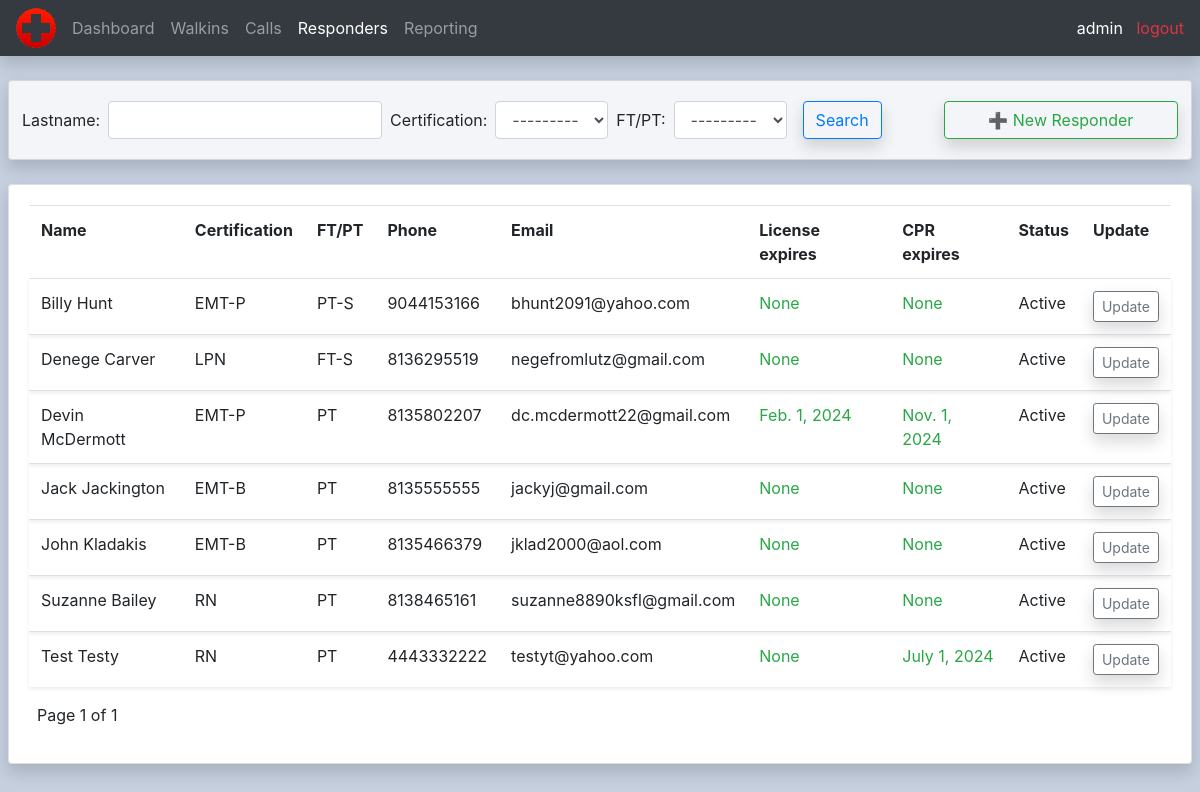
Before: /responders/ (signed in) with the older database file.
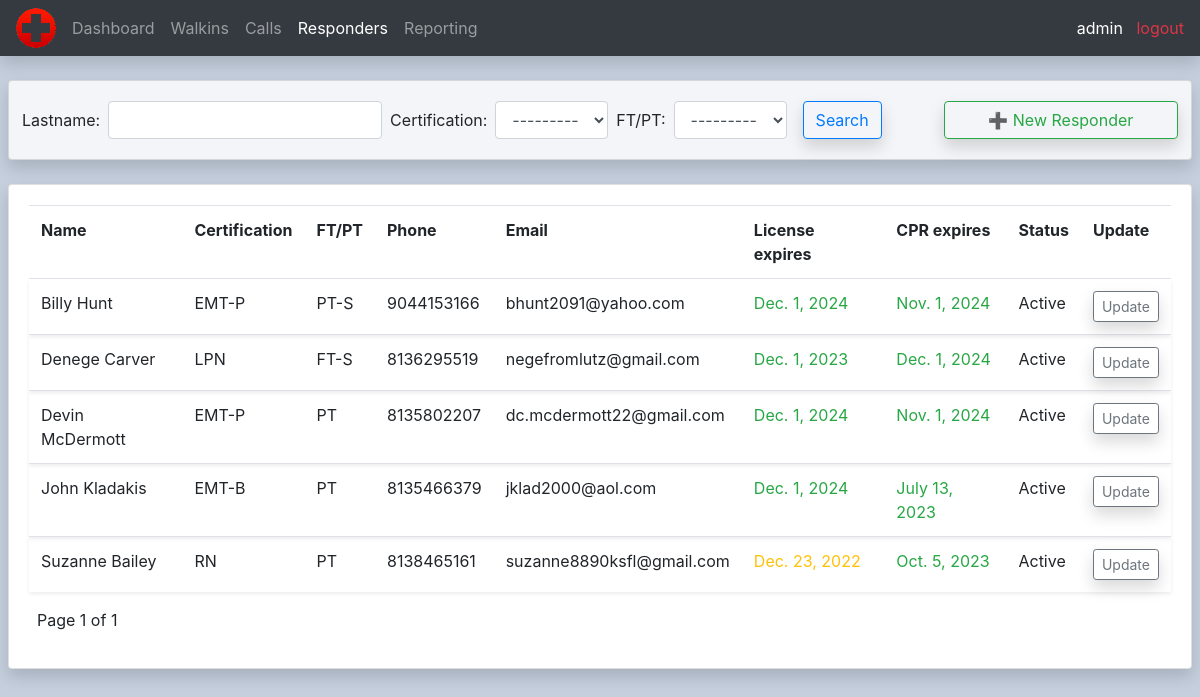
After: the same page with the newer database file.
### calls/models.py (models this page shows, shortened)
class Responder(models.Model):
    CERTIFICATIONS = (
        ('EMT-B', 'EMT-B'),
        ('EMT-P', 'EMT-P'),
        ('LPN', 'LPN'),
        ('RN', 'RN')
    )
    STATUS = (
        ('PT', 'PT'),
        ('PT-S', 'PT-S'),
        ('FT-S', 'FT-S')
    )
    firstname = models.CharField(max_length=200, null=True)
    lastname = models.CharField(max_length=200, null=True)
    certification = models.CharField(max_length=200, null=True, choices=CERTIFICATIONS)
    status = models.CharField(max_length=200, null=True, choices=STATUS)
    phone = models.CharField(max_length=200, null=True)
    email = models.EmailField(null=True)
    license_scan = models.ImageField(null=True, blank=True)
    license_expiration = models.DateField(null=True, blank=True)
    cpr_scan = models.ImageField(null=True, blank=True)
    cpr_expiration = models.DateField(null=True, blank=True)
    active = models.BooleanField(default=True, null=True)

### calls/decorators.py (the view)
        def wrapper_func(request, *args, **kwargs):
            group = None
            if request.user.groups.exists():
                group = request.user.groups.all()[0].name
            if group in allowed_roles:
                return view_func(request, *args, **kwargs)
            else:
                return HttpResponse('You are not authorized to view this page')

### calls/templates/calls/all_responders.html (shortened to what this page needs)
{%  extends 'calls/main.html' %}
{% block content %}
<br>
<div class="row">
	<div class="col-md ml-2 mr-2">
		<div class="card card-body gray shadow">
			<div class="row">
				<form method="get" class="form-inline ml-2">
					{{ responderFilter.form }}
					<button class="btn btn-outline-primary ml-2 shadow" type="submit">Search</button>
				</form>
				<a class="btn btn-outline-success btn-block ml-auto mr-2 shadow" id="new_responder_btn" href="{% url 'new_responder' %}">➕ New Responder</a>
			</div>
		</div>
		<br>
		<div class="card card-body shadow">
			<table class="table">
				<tr>
					<th>Name</th>
					<th>Certification</th>
					<th>FT/PT</th>
					<th>Phone</th>
					<th>Email</th>
					<th>License expires</th>
					<th>CPR expires</th>
					<th>Status</th>
					<th>Update</th>
				</tr>
				{% for responder in responders %}
					<tr class="shadow-sm">
						<td>{{ responder.firstname }} {{ responder.lastname }}</td>
						<td>{{ responder.certification }}</td>
						<td>{{ responder.status }}</td>
						<td>{{ responder.phone }}</td>
						<td>{{ responder.email }}</td>
						<td class="text-success {% if responder.license_expiration <= today %}text-danger{% elif responder.license_expiration < time_threshold %}text-warning{% endif %}">{{ responder.license_expiration }}</td>
						<td class="text-success {% if responder.cpr_expiration <= today %}text-danger{% elif responder.cpr_expiration < time_threshold %}text-warning{% endif %}">{{ responder.cpr_expiration }}</td>
						{% if responder.active == True %}
							<td>Active</td>
						{% endif %}
						<td><a method="POST" class="btn btn-sm btn-outline-secondary shadow" id="on_scene_btn" href="{% url 'update_responder' responder.id %}">Update</a></td>
					</tr>
				{% endfor %}
			</table>
			<div class="row ml-2">
				<p>Page {{ page_obj.number }} of {{ page_obj.paginator.num_pages}}</p>
			</div>
		</div>
	</div>
</div>
{% endblock content %}

### calls/templates/calls/main.html (shortened to what this page needs)
{% load static %}
<!DOCTYPE html>
<html>
    <head>
        <link rel="stylesheet"
        href="https://cdn.jsdelivr.net/npm/bootstrap@4.3.1/dist/css/bootstrap.min.css"
>
        <link rel="stylesheet" type="text/css" href="{% static '/css/main.css' %}">
    </head>
    <body>
        {% include 'calls/navbar.html' %}
        {% block content %}
        {% endblock %}
    </body>
</html>

### calls/templates/calls/navbar.html (shortened to what this page needs)
{% load static %}
<nav class="navbar navbar-expand-lg navbar-dark bg-dark shadow">
  <img src="{% static 'images/logo.png' %}" id="logo" class="mr-2">
  <div class="collapse navbar-collapse" id="navbarNav">
    {% with url_name=request.resolver_match.url_name %}
    <ul class="navbar-nav">
      <li class="nav-item {% if url_name == 'home' %}active{% endif%}">
        <a class="nav-link" href="{% url 'home' %}">Dashboard</a>
      </li>
      <li class="nav-item {% if url_name == 'all_walkins' %}active{% endif%}">
        <a class="nav-link" href="{% url 'all_walkins' %}">Walkins</a>
      </li>
      <li class="nav-item {% if url_name == 'all_calls' %}active{% endif%}">
        <a class="nav-link" href="{% url 'all_calls' %}">Calls</a>
      </li>
      <li class="nav-item {% if url_name == 'all_responders' %}active{% endif%}">
        <a class="nav-link" href="{% url 'all_responders' %}">Responders</a>
      </li>
      <li class="nav-item {% if url_name == 'reporting' %}active{% endif%}">
        <a class="nav-link" href="{% url 'reporting' %}">Reporting</a>
      </li>
    </ul>
    {% endwith %}
  </div>
  <div>
    <span><a class="text-white">{{ request.user }}</a></span>
    <span><a class="text-danger" href="{% url 'logout' %}">&nbsp logout</a></span>
  </div>
</nav>

### static/css/main.css (style rules this page uses)
body { background-color: #c5cfde; }
#new_responder_btn { width: 20%; }
.gray { background-color: #f4f5f8; }

Changed rows visible on the page:
removed Responder: firstname "Jack", lastname "Jackington", certification "EMT-B", status "PT", phone "8135555555", email "jackyj@gmail.com", license_expiration "None", cpr_expiration "None", active "Active"
removed Responder: firstname "Test", lastname "Testy", certification "RN", status "PT", phone "4443332222", email "testyt@yahoo.com", license_expiration "None", cpr_expiration "July 1, 2024", active "Active"
changed Responder "Billy": license_expiration "None" → "Dec. 1, 2024"; cpr_expiration "None" → "Nov. 1, 2024"
changed Responder "Denege": license_expiration "None" → "Dec. 1, 2023"; cpr_expiration "None" → "Dec. 1, 2024"
changed Responder "Devin": license_expiration "Feb. 1, 2024" → "Dec. 1, 2024"
changed Responder "John": license_expiration "None" → "Dec. 1, 2024"; cpr_expiration "None" → "July 13, 2023"
changed Responder "Suzanne": license_expiration "None" → "Dec. 23, 2022"; cpr_expiration "None" → "Oct. 5, 2023"
